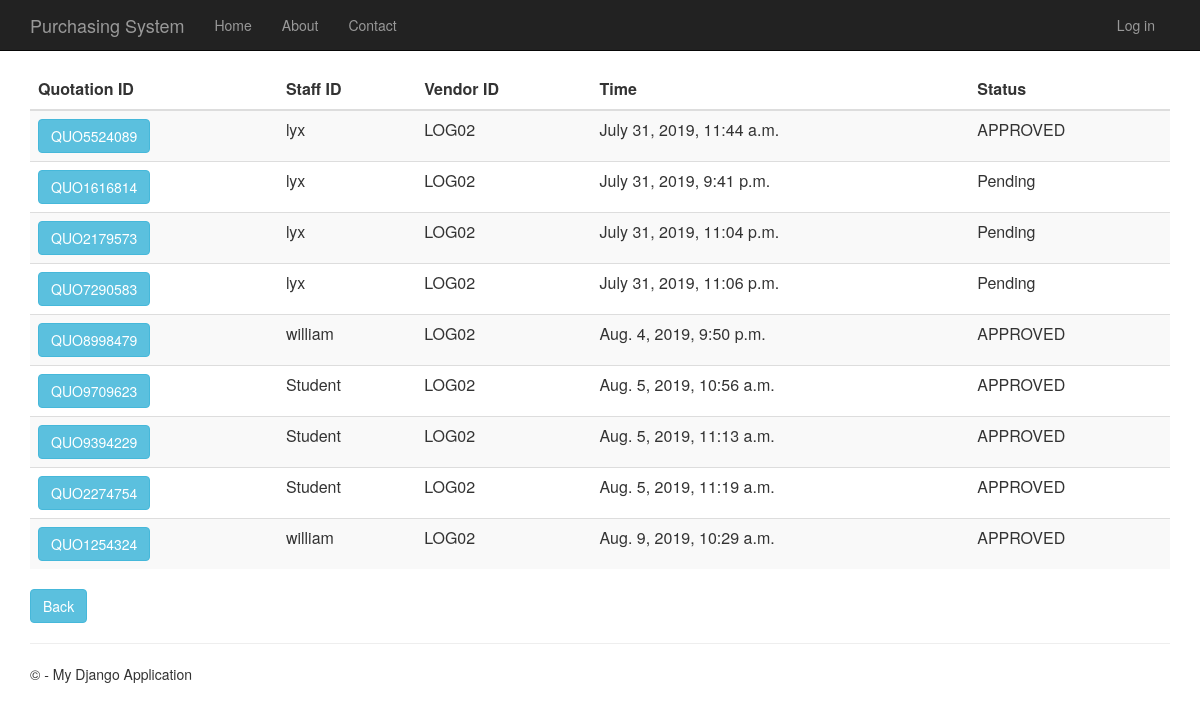
The page /quotationhistory on the database its author committed.
### Quotation/models.py (models this page shows, shortened)
class Quotation(models.Model):
    quotation_id = models.CharField(primary_key=True, max_length=10)
    time_created = models.DateTimeField()
    description = models.TextField(null=True,default=None, blank=True)
    total_price = models.DecimalField(max_digits=10, decimal_places=2, default=Decimal('0.00'))
    person_id = models.ForeignKey(Person, on_delete = models.CASCADE)
    vendor_id = models.ForeignKey(Vendor, on_delete = models.CASCADE)
    request_for_quotation_id = models.OneToOneField(RequestForQuotation, on_delete = models.CASCADE)
    status= models.TextField(max_length=10, default='Pending')

### app/models.py (models this page shows, shortened)
class Person(models.Model):
    user_id = models.OneToOneField(User)
    person_id = models.CharField(primary_key=True, max_length=10)
    person_name = models.TextField()
    person_address = models.TextField()
    person_phone_number = models.TextField()
    person_role = models.TextField(default = 'MANAGER')

class Vendor(models.Model):
    vendor_id = models.CharField(primary_key=True, max_length=10)
    vendor_name = models.TextField()
    vendor_phone_number = models.TextField()
    vendor_address = models.TextField()
    vendor_email = models.TextField()
    def __str__(self):
        return str(self.vendor_id)

### Quotation/views.py (the view)
# urls.py: url(r'^quotationhistory', Quotation.views.quotationhistory, name="quotation_history"),
def quotationhistory(request):
    quotations = Quotation.objects.all()
    context = {
            'title':'Quotation History',
            'rows':quotations
        }
    return render(request,'Quotation/quotationhistory.html',context)

### Quotation/templates/Quotation/quotationhistory.html
﻿{% extends "app/layout.html" %}
{% block content %}
<div class="purchaseorderhistory margintop" action="menu">
    <form action="quotationhistorydetails" method="GET">
        <table class="table table-striped margintop">
            <thead>
                <tr>
                    <th scope="col">Quotation ID</th>
                    <th scope="col">Staff ID</th>
                    <th scope="col">Vendor ID</th>
                    <th scope="col">Time</th>
                    <th scope="col">Status</th>
                </tr>
            </thead>
            <tbody>
                {% for r in rows %}
                <tr>
                    <td><button type="submit" name="quo_id" value="{{r.quotation_id}}" class="btn btn-info">{{r.quotation_id}}</button></td>
                    <td>{{r.person_id.person_id}}</td>
                    <td>{{r.vendor_id}}</td>
                    <td>{{r.time_created}}</td>
                    <td>{{r.status}}</td>
                </tr>
                {% endfor %}
            </tbody>
        </table>
        <div class="margintop">
            <a type="submit" class="btn btn-info" href="/menu">Back</a>
        </div>
    </form>
</div>
{% endblock %}

### app/static/app/content/site.css (style rules this page uses)
body { padding-top: 50px; padding-bottom: 20px; }

### rows shown on the page
Quotation: quotation_id "QUO5524089", person_id.person_id "lyx", vendor_id "LOG02", time_created "July 31, 2019, 11:44 a.m.", status "APPROVED"
Quotation: quotation_id "QUO1616814", person_id.person_id "lyx", vendor_id "LOG02", time_created "July 31, 2019, 9:41 p.m.", status "Pending"
Quotation: quotation_id "QUO2179573", person_id.person_id "lyx", vendor_id "LOG02", time_created "July 31, 2019, 11:04 p.m.", status "Pending"
Quotation: quotation_id "QUO7290583", person_id.person_id "lyx", vendor_id "LOG02", time_created "July 31, 2019, 11:06 p.m.", status "Pending"
Quotation: quotation_id "QUO8998479", person_id.person_id "william", vendor_id "LOG02", time_created "Aug. 4, 2019, 9:50 p.m.", status "APPROVED"
Quotation: quotation_id "QUO9709623", person_id.person_id "Student", vendor_id "LOG02", time_created "Aug. 5, 2019, 10:56 a.m.", status "APPROVED"
Quotation: quotation_id "QUO9394229", person_id.person_id "Student", vendor_id "LOG02", time_created "Aug. 5, 2019, 11:13 a.m.", status "APPROVED"
Quotation: quotation_id "QUO2274754", person_id.person_id "Student", vendor_id "LOG02", time_created "Aug. 5, 2019, 11:19 a.m.", status "APPROVED"
Quotation: quotation_id "QUO1254324", person_id.person_id "william", vendor_id "LOG02", time_created "Aug. 9, 2019, 10:29 a.m.", status "APPROVED"
